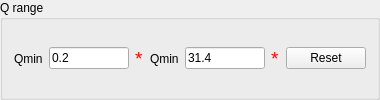
                 <widget class="QGroupBox" name="q_range_group_box">
                  <property name="title">
                   <string>Q range</string>
                  </property>
                  <layout class="QHBoxLayout" name="horizontalLayout">
                   <item>
                    <widget class="QLabel" name="label">
                     <property name="text">
                      <string>Qmin</string>
                     </property>
                    </widget>
                   </item>
                   <item>
                    <widget class="QLineEdit" name="q_range_min">
                     <property name="minimumSize">
                      <size>
                       <width>80</width>
                       <height>0</height>
                      </size>
                     </property>
                     <property name="maximumSize">
                      <size>
                       <width>80</width>
                       <height>16777215</height>
                      </size>
                     </property>
                     <property name="text">
                      <string>0.2</string>
                     </property>
                    </widget>
                   </item>
                   <item>
                    <widget class="QLabel" name="label_94">
                     <property name="palette">
                      <palette>
                       <active>
                        <colorrole role="WindowText">
                         <brush brushstyle="SolidPattern">
                          <color alpha="255">
                           <red>255</red>
                           <green>0</green>
                           <blue>0</blue>
                          </color>
                         </brush>
                        </colorrole>
                       </active>
                       <inactive>
                        <colorrole role="WindowText">
                         <brush brushstyle="SolidPattern">
                          <color alpha="255">
                           <red>255</red>
                           <green>0</green>
                           <blue>0</blue>
                          </color>
                         </brush>
                        </colorrole>
                       </inactive>
                       <disabled>
                        <colorrole role="WindowText">
                         <brush brushstyle="SolidPattern">
                          <color alpha="255">
                           <red>128</red>
                           <green>128</green>
                           <blue>128</blue>
                          </color>
                         </brush>
                        </colorrole>
                       </disabled>
                      </palette>
                     </property>
                     <property name="font">
                      <font>
                       <pointsize>14</pointsize>
                      </font>
                     </property>
                     <property name="text">
                      <string>*</string>
                     </property>
                    </widget>
                   </item>
                   <item>
                    <widget class="QLabel" name="label_2">
                     <property name="text">
                      <string>Qmin</string>
                     </property>
                    </widget>
                   </item>
                   <item>
                    <widget class="QLineEdit" name="q_range_max">
                     <property name="minimumSize">
                      <size>
                       <width>80</width>
                       <height>0</height>
                      </size>
                     </property>
                     <property name="maximumSize">
                      <size>
                       <width>80</width>
                       <height>16777215</height>
                      </size>
                     </property>
                     <property name="text">
                      <string>31.4</string>
                     </property>
                    </widget>
                   </item>
                   <item>
                    <widget class="QLabel" name="label_95">
                     <property name="palette">
                      <palette>
                       <active>
                        <colorrole role="WindowText">
                         <brush brushstyle="SolidPattern">
                          <color alpha="255">
                           <red>255</red>
                           <green>0</green>
                           <blue>0</blue>
                          </color>
                         </brush>
                        </colorrole>
                       </active>
                       <inactive>
                        <colorrole role="WindowText">
                         <brush brushstyle="SolidPattern">
                          <color alpha="255">
                           <red>255</red>
                           <green>0</green>
                           <blue>0</blue>
                          </color>
                         </brush>
                        </colorrole>
                       </inactive>
                       <disabled>
                        <colorrole role="WindowText">
                         <brush brushstyle="SolidPattern">
                          <color alpha="255">
                           <red>128</red>
                           <green>128</green>
                           <blue>128</blue>
                          </color>
                         </brush>
                        </colorrole>
                       </disabled>
                      </palette>
                     </property>
                     <property name="font">
                      <font>
                       <pointsize>14</pointsize>
                      </font>
                     </property>
                     <property name="text">
                      <string>*</string>
                     </property>
                    </widget>
                   </item>
                   <item>
                    <widget class="QPushButton" name="pushButton">
                     <property name="text">
                      <string>Reset</string>
                     </property>
                    </widget>
                   </item>
                  </layout>
                 </widget>
